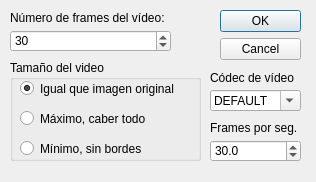
<?xml version="1.0" encoding="UTF-8"?>
<ui version="4.0">
 <class>rotaravideo</class>
 <widget class="QDialog" name="rotaravideo">
  <property name="windowModality">
   <enum>Qt::WindowModality::WindowModal</enum>
  </property>
  <property name="geometry">
   <rect>
    <x>0</x>
    <y>0</y>
    <width>316</width>
    <height>182</height>
   </rect>
  </property>
  <property name="minimumSize">
   <size>
    <width>316</width>
    <height>182</height>
   </size>
  </property>
  <property name="maximumSize">
   <size>
    <width>316</width>
    <height>182</height>
   </size>
  </property>
  <property name="windowTitle">
   <string>Rotar imagen a vídeo...</string>
  </property>
  <property name="windowIcon">
   <iconset resource="recursos.qrc">
    <normaloff>:/imagenes/icono.png</normaloff>:/imagenes/icono.png</iconset>
  </property>
  <widget class="QDialogButtonBox" name="buttonBox">
   <property name="geometry">
    <rect>
     <x>220</x>
     <y>10</y>
     <width>81</width>
     <height>61</height>
    </rect>
   </property>
   <property name="orientation">
    <enum>Qt::Orientation::Vertical</enum>
   </property>
   <property name="standardButtons">
    <set>QDialogButtonBox::StandardButton::Cancel|QDialogButtonBox::StandardButton::Ok</set>
   </property>
  </widget>
  <widget class="QLabel" name="label">
   <property name="geometry">
    <rect>
     <x>10</x>
     <y>10</y>
     <width>181</width>
     <height>16</height>
    </rect>
   </property>
   <property name="text">
    <string>Número de frames del vídeo:</string>
   </property>
  </widget>
  <widget class="QSpinBox" name="spinBox">
   <property name="geometry">
    <rect>
     <x>10</x>
     <y>30</y>
     <width>161</width>
     <height>22</height>
    </rect>
   </property>
   <property name="minimum">
    <number>1</number>
   </property>
   <property name="maximum">
    <number>10000</number>
   </property>
   <property name="value">
    <number>30</number>
   </property>
  </widget>
  <widget class="QGroupBox" name="groupBox">
   <property name="geometry">
    <rect>
     <x>10</x>
     <y>60</y>
     <width>191</width>
     <height>101</height>
    </rect>
   </property>
   <property name="title">
    <string>Tamaño del video</string>
   </property>
   <widget class="QRadioButton" name="radioButton">
    <property name="geometry">
     <rect>
      <x>10</x>
      <y>20</y>
      <width>181</width>
      <height>17</height>
     </rect>
    </property>
    <property name="text">
     <string>Igual que imagen original</string>
    </property>
    <property name="checked">
     <bool>true</bool>
    </property>
   </widget>
   <widget class="QRadioButton" name="radioButton_2">
    <property name="geometry">
     <rect>
      <x>10</x>
      <y>50</y>
      <width>141</width>
      <height>17</height>
     </rect>
    </property>
    <property name="text">
     <string>Máximo, caber todo</string>
    </property>
   </widget>
   <widget class="QRadioButton" name="radioButton_3">
    <property name="geometry">
     <rect>
      <x>10</x>
      <y>80</y>
      <width>141</width>
      <height>17</height>
     </rect>
    </property>
    <property name="text">
     <string>Mínimo, sin bordes</string>
    </property>
   </widget>
  </widget>
  <widget class="QComboBox" name="comboBox">
   <property name="geometry">
    <rect>
     <x>210</x>
     <y>90</y>
     <width>91</width>
     <height>21</height>
    </rect>
   </property>
   <property name="editable">
    <bool>true</bool>
   </property>
   <property name="currentText">
    <string>DEFAULT</string>
   </property>
   <property name="currentIndex">
    <number>0</number>
   </property>
   <item>
    <property name="text">
     <string>DEFAULT</string>
    </property>
   </item>
   <item>
    <property name="text">
     <string>MPEG</string>
    </property>
   </item>
   <item>
    <property name="text">
     <string>MJPG</string>
    </property>
   </item>
   <item>
    <property name="text">
     <string>PIM1</string>
    </property>
   </item>
   <item>
    <property name="text">
     <string>DIVX</string>
    </property>
   </item>
   <item>
    <property name="text">
     <string>XVID</string>
    </property>
   </item>
  </widget>
  <widget class="QLabel" name="label_2">
   <property name="geometry">
    <rect>
     <x>210</x>
     <y>70</y>
     <width>101</width>
     <height>16</height>
    </rect>
   </property>
   <property name="text">
    <string>Códec de vídeo</string>
   </property>
  </widget>
  <widget class="QLabel" name="label_3">
   <property name="geometry">
    <rect>
     <x>210</x>
     <y>120</y>
     <width>101</width>
     <height>16</height>
    </rect>
   </property>
   <property name="text">
    <string>Frames por seg.</string>
   </property>
  </widget>
  <widget class="QDoubleSpinBox" name="doubleSpinBox">
   <property name="geometry">
    <rect>
     <x>210</x>
     <y>140</y>
     <width>91</width>
     <height>22</height>
    </rect>
   </property>
   <property name="decimals">
    <number>1</number>
   </property>
   <property name="maximum">
    <double>200.000000000000000</double>
   </property>
   <property name="value">
    <double>30.000000000000000</double>
   </property>
  </widget>
 </widget>
 <resources>
  <include location="recursos.qrc"/>
 </resources>
 <connections>
  <connection>
   <sender>buttonBox</sender>
   <signal>accepted()</signal>
   <receiver>rotaravideo</receiver>
   <slot>accept()</slot>
   <hints>
    <hint type="sourcelabel">
     <x>248</x>
     <y>254</y>
    </hint>
    <hint type="destinationlabel">
     <x>157</x>
     <y>274</y>
    </hint>
   </hints>
  </connection>
  <connection>
   <sender>buttonBox</sender>
   <signal>rejected()</signal>
   <receiver>rotaravideo</receiver>
   <slot>reject()</slot>
   <hints>
    <hint type="sourcelabel">
     <x>316</x>
     <y>260</y>
    </hint>
    <hint type="destinationlabel">
     <x>286</x>
     <y>274</y>
    </hint>
   </hints>
  </connection>
 </connections>
</ui>
